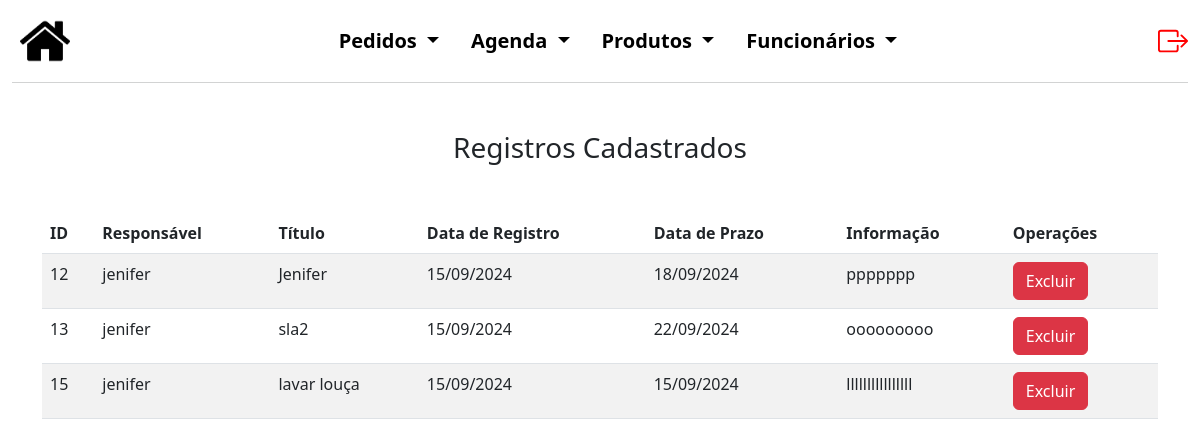
Page /agenda/consAge.php (signed in) on the committed database.
### tables this page shows
CREATE TABLE `agenda` (
  `codAgend` int(5) NOT NULL,
  `cod_func` varchar(50) NOT NULL,
  `titulo` varchar(50) NOT NULL,
  `dataRegistro` date NOT NULL,
  `dataPrazo` date NOT NULL,
  `informacao` varchar(250) NOT NULL
);

### agenda/consAge.php (the view, shortened to what this page needs)
<?php
$conexao = novaConexao();
$registros = [];
$erro = false;
try {
    $sql = "SELECT * FROM agenda";
    $stmt = $conexao->prepare($sql);
    $stmt->execute();
    $registros = $stmt->fetchAll(PDO::FETCH_ASSOC);
} catch (PDOException $e) {
    $erro = true;
    echo "Erro: " . $e->getMessage();
}
?>
<!DOCTYPE html>
<html lang="pt-BR">
<head>
    <link href="https://cdn.jsdelivr.net/npm/bootstrap@5.3.0/dist/css/bootstrap.min.css" rel="stylesheet">
    <link rel="stylesheet" href="../style.css">
</head>
<body>
    <div class="container-fluid cabecalho">
        <nav class="navbar navbar-light navbar-expand-md" style="background-color: #FFFF;">
            <a class="nav justify-content-start m-2" href="../admInicial.php">
                <img src="../img/back.png">
            </a>
            <div class="collapse navbar-collapse justify-content-center" id="navegacao">
                <ul class="nav nav-pills justify-content-center listas">
                    <li class="nav-item dropdown">
                        <a class="nav-link dropdown-toggle cor_fonte" href="#" id="navbarDropdownMenuLink"
                            data-bs-toggle="dropdown" aria-haspopup="true" aria-expanded="false">
                            Pedidos
                        </a>
                    </li>
                    <li class="nav-item dropdown">
                        <a class="nav-link dropdown-toggle cor_fonte" href="#" id="navbarDropdownMenuLink"
                            data-bs-toggle="dropdown" aria-haspopup="true" aria-expanded="false">
                            Agenda
                        </a>
                    </li>
                    <li class="nav-item dropdown">
                        <a class="nav-link dropdown-toggle cor_fonte" href="#" id="navbarDropdownMenuLink"
                            data-bs-toggle="dropdown" aria-haspopup="true" aria-expanded="false">
                            Produtos
                        </a>
                    </li>
                    <li class="nav-item dropdown">
                        <a class="nav-link dropdown-toggle cor_fonte" href="#" id="navbarDropdownMenuLink"
                            data-bs-toggle="dropdown" aria-haspopup="true" aria-expanded="false">
                            Funcionários
                        </a>
                    </li>
                </ul>
            </div>
            <a href="../logout.php" class="nav-link justify-content-end" style="color: red;">
            </a>
        </nav>
    </div>
    <div class="container mt-5">
        <h3 class="text-center mb-5">Registros Cadastrados</h3>
        <?php if ($erro): ?>
            <div class="alert alert-danger" role="alert">
                Não foi possível carregar os dados.
            </div>
        <?php else: ?>
            <table class="table table-striped">
                <thead>
                    <tr>
                        <th>ID</th>
                        <th>Responsável</th>
                        <th>Título</th>
                        <th>Data de Registro</th>
                        <th>Data de Prazo</th>
                        <th>Informação</th>
                        <th>Operações</th>
                    </tr>
                </thead>
                <tbody>
                    <?php foreach ($registros as $registro): ?>
                        <tr>
                            <td><?php echo ($registro['codAgend']); ?></td>
                            <td><?php echo ($registro['cod_func']); ?></td>
                            <td><?php echo ($registro['titulo']); ?></td>
                            <td><?php echo (date('d/m/Y', strtotime($registro['dataRegistro']))); ?></td>
                            <td><?php echo (date('d/m/Y', strtotime($registro['dataPrazo']))); ?></td>
                            <td><?php echo ($registro['informacao']); ?></td>
                            <td>
                                <form method="POST" action="">
                                    <button type="submit" name="delete" class="btn btn-danger">Excluir</button>
                                </form>
                            </td>
                        </tr>
                    <?php endforeach; ?>
                </tbody>
            </table>
        <?php endif; ?>
    </div>
</body>
</html>

### style.css (style rules this page uses)
.cabecalho { margin-bottom: 2%; }
.cor_fonte { color: black; font-weight: bold; text-decoration: none; font-size: 20px; }
.cabecalho img { height: 50px; }
#navbarDropdownMenuLink { background-color: #ffffff; }
nav { border-bottom: 1px solid rgb(210, 211, 211); }
.nav-item.dropdown .nav-link { color: black }

### rows in the picture
agenda: codAgend "12", cod_func "jenifer", titulo "Jenifer", dataRegistro "15/09/2024", dataPrazo "18/09/2024", informacao "ppppppp"
agenda: codAgend "13", cod_func "jenifer", titulo "sla2", dataRegistro "15/09/2024", dataPrazo "22/09/2024", informacao "ooooooooo"
agenda: codAgend "15", cod_func "jenifer", titulo "lavar louça", dataRegistro "15/09/2024", dataPrazo "15/09/2024", informacao "llllllllllllllll"
